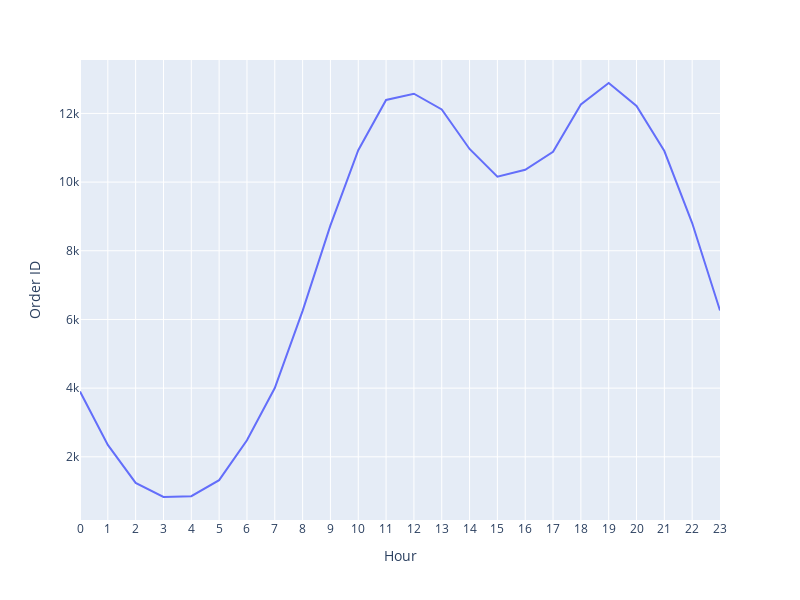

The notebook cell this image was saved under:
### Markdown cell above
### Insight 5: 
#### From the extracted hour and minute columns, it is easier to determine shopper's preferences when it comes to the time of the day they prefer to shop. The chart below indicates that most of the purchases were made between 10am to 9pm. 
#### Running advertising campaigns between these hours would benefit the company in achieving more sales since it is more likely that the maximum number of customers would notice the campaigns.

### Code cell
fig2 = px.line(hourly_orders, x='Hour', y='Order ID', height=600, width=800)
fig2.update_xaxes(tickmode='linear')

### Figure 1 — Plotly figure (JSON) as saved in the notebook; plotly's stock layout.template omitted (floating-point values rounded to 4 significant figures)
{"data": [{"hovertemplate": "Hour=%{x}<br>Order ID=%{y}<extra></extra>", "legendgroup": "", "line": {"color": "#636efa", "dash": "solid"}, "marker": {"symbol": "circle"}, "mode": "lines", "name": "", "orientation": "v", "showlegend": false, "type": "scatter", "x": [0, 1, 2, 3, 4, 5, 6, 7, 8, 9, 10, 11, 12, 13, 14, 15, 16, 17, 18, 19, 20, 21, 22, 23], "xaxis": "x", "y": [3902, 2347, 1242, 830, 852, 1320, 2481, 4002, 6252, 8740, 10929, 12392, 12573, 12115, 10965, 10159, 10359, 10884, 12263, 12886, 12218, 10905, 8808, 6262], "yaxis": "y"}], "layout": {"height": 600, "legend": {"tracegroupgap": 0}, "margin": {"t": 60}, "width": 800, "xaxis": {"anchor": "y", "domain": [0, 1], "tickmode": "linear", "title": {"text": "Hour"}}, "yaxis": {"anchor": "x", "domain": [0, 1], "title": {"text": "Order ID"}}}}
